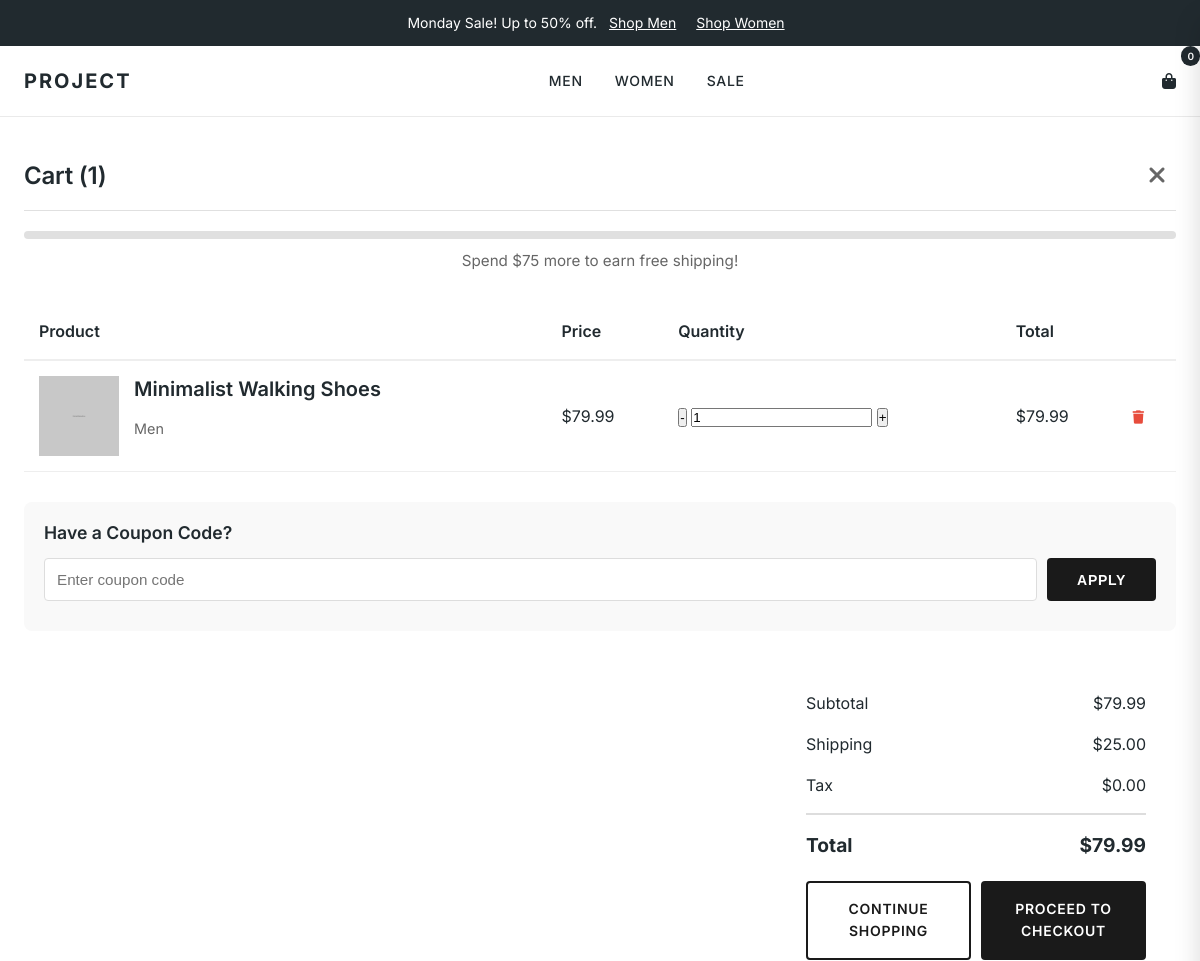
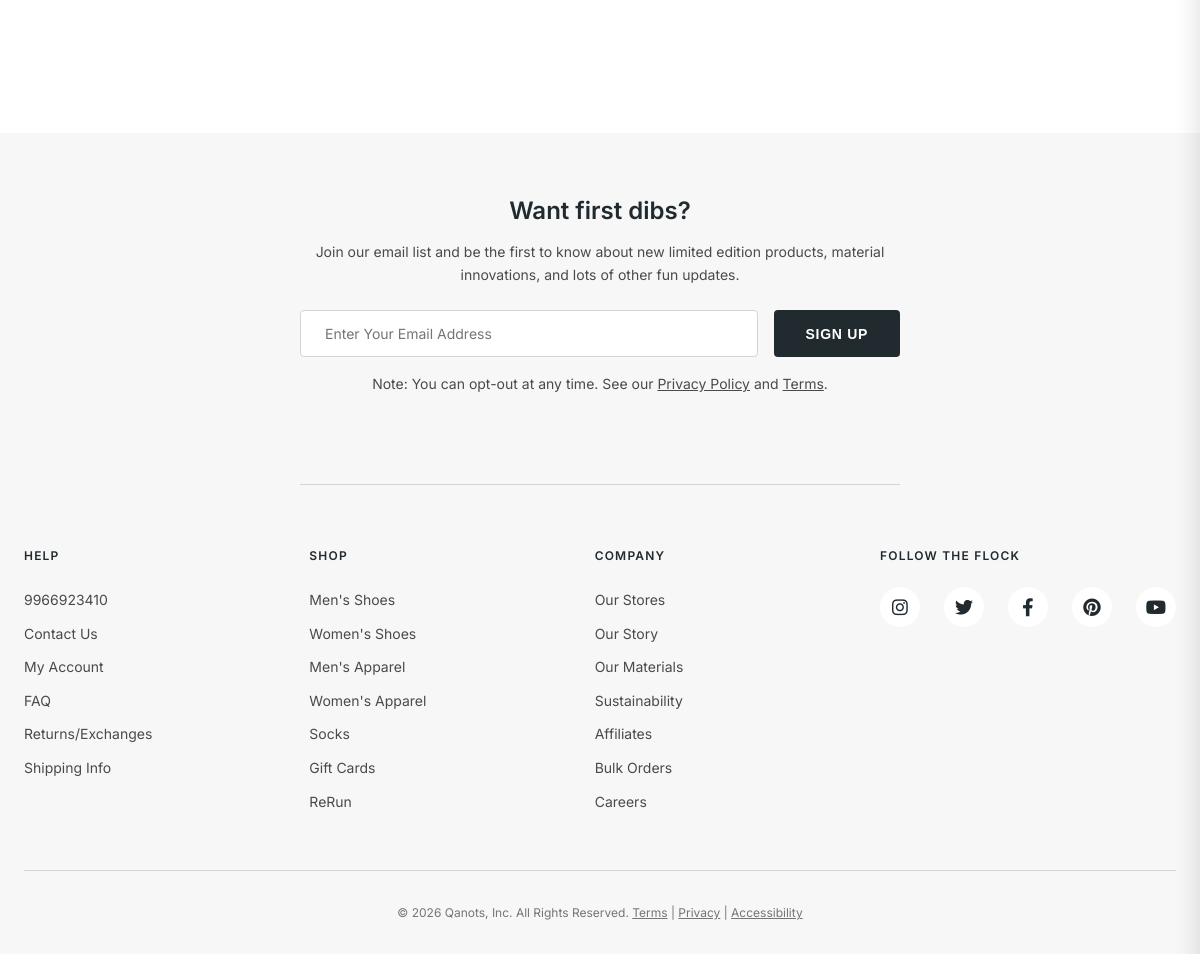
Page /cart/ (signed in) on the committed database (2 pictures, top to bottom).
### main/models.py (models this page shows, shortened)
class Cart(models.Model):
    user = models.ForeignKey(User, on_delete=models.CASCADE,null=True, blank=True)  # Optional for guests
    session_key = models.CharField(max_length=40, null=True, blank=True)  # For guest carts
    product = models.ForeignKey(Product, on_delete=models.CASCADE)
    quantity = models.PositiveIntegerField(default=1)
    size = models.CharField(max_length=10, blank=True)
    color = models.CharField(max_length=50, blank=True)
    created_at = models.DateTimeField(auto_now_add=True)

class Product(models.Model):
    name = models.CharField(max_length=200)
    description = models.TextField()
    price = models.DecimalField(max_digits=10, decimal_places=2)
    category = models.ForeignKey(Category, on_delete=models.CASCADE)
    image = models.ImageField(upload_to='products/')  # Main image
    featured = models.BooleanField(default=False)
    rating = models.FloatField(default=0.0)
    created_at = models.DateTimeField(auto_now_add=True)
    material = models.CharField(max_length=100, blank=True, help_text="e.g., Leather, Canvas, Mesh")
    sole_type = models.CharField(max_length=100, blank=True, help_text="e.g., Rubber, EVA")
    weight = models.CharField(max_length=50, blank=True, help_text="e.g., 250g per shoe")
    is_water_resistant = models.BooleanField(default=False)
    care_instructions = models.TextField(blank=True)

class Category(models.Model):
    name = models.CharField(max_length=100)
    slug = models.SlugField(unique=True)

### main/views.py (the view)
# urls.py: path('cart/', views.cart, name='cart'),
def cart(request):
    cart_items = get_cart_items(request)
    total = sum(item.product.price * item.quantity for item in cart_items)
    context = {
        'cart_items': cart_items,
        'total': total,
    }
    return render(request, 'cart.html', context)

### main/models.py (called while the page is built)
    @property
    def total_price(self):
        return self.product.price * self.quantity

### main/views.py (called while the page is built)
def get_cart_items(request):
    if request.user.is_authenticated:
        return Cart.objects.filter(user=request.user).select_related('product', 'product__category')
    else:
        if not request.session.session_key:
            request.session.create()
        session_key = request.session.session_key
        return Cart.objects.filter(session_key=session_key).select_related('product', 'product__category')

### main/templates/cart.html (shortened to what this page needs)
{% extends 'base.html' %}
{% load static %}
{% block extra_css %}
<link rel="stylesheet" href="/static/css/cart.css">
<link rel="stylesheet" href="/static/css/checkout.css">
{% endblock %}
{% block content %}
<section class="cart-section">
    <div class="container">
        <div class="cart-header">
            <h2>Cart ({{ cart_items|length }})</h2>
            <button class="cart-close-btn" onclick="window.history.back()">
                <i class="fas fa-times"></i>
            </button>
        </div>
        <div class="shipping-progress">
            <div class="progress-bar">
            </div>
            <p class="progress-text">Spend $75 more to earn free shipping!</p>
        </div>
        <div class="cart-container">
            {% if cart_items %}
            <table class="cart-table">
                <thead>
                    <tr>
                        <th>Product</th>
                        <th>Price</th>
                        <th>Quantity</th>
                        <th>Total</th>
                        <th></th>
                    </tr>
                </thead>
                <tbody>
                    {% for item in cart_items %}
                    <tr>
                        <td>
                            <div style="display: flex; align-items: center;">
                                <div class="cart-item-img"
                                    style="background-color: #f8f8f8; display: flex; align-items: center; justify-content: center;">
                                    {% if item.product.image %}
                                    <img src="{{ item.product.image.url }}" alt="{{ item.product.name }}"
                                        style="max-width: 100%; max-height: 100%;">
                                    {% else %}
                                    <i class="fas fa-ring" style="font-size: 2rem; color: var(--primary);"></i>
                                    {% endif %}
                                </div>
                                <div style="margin-left: 15px;">
                                    <h4>{{ item.product.name }}</h4>
                                    <p style="color: #666; font-size: 0.9rem;">{{ item.product.category.name }}</p>
                                </div>
                            </div>
                        </td>
                        <td>${{ item.product.price }}</td>
                        <td>
                            <div class="quantity-selector">
                                <button type="button" class="quantity-btn qty-decrease"
                                    data-product-id="{{ item.product.id }}" data-quantity="{{ item.quantity }}"
                                    data-size="{{ item.size|default:'' }}"
                                    data-color="{{ item.color|default:'' }}">-</button>
                                <input type="text" id="qty-{{ item.product.id }}-{{ item.size }}-{{ item.color }}"
                                    class="quantity-input" value="{{ item.quantity }}" readonly>
                                <button type="button" class="quantity-btn qty-increase"
                                    data-product-id="{{ item.product.id }}" data-quantity="{{ item.quantity }}"
                                    data-size="{{ item.size|default:'' }}"
                                    data-color="{{ item.color|default:'' }}">+</button>
                            </div>
                        </td>
                        <td>${{ item.total_price }}</td>
                        <td>
                            <button type="button" class="remove-cart-item" data-product-id="{{ item.product.id }}"
                                data-size="{{ item.size|default:'' }}" data-color="{{ item.color|default:'' }}"
                                style="border: none; background: none; cursor: pointer;">
                                <i class="fas fa-trash" style="color: #e74c3c;"></i>
                            </button>
                        </td>
                    </tr>
                    {% endfor %}
                </tbody>
            </table>
            <div class="coupon-section" style="margin: 30px 0; padding: 20px; background: #f9f9f9; border-radius: 8px;">
                <h3 style="margin: 0 0 15px; font-size: 1.1rem;">Have a Coupon Code?</h3>
                <div style="display: flex; gap: 10px;">
                    <input type="text" id="couponCode" placeholder="Enter coupon code"
                        style="flex: 1; padding: 12px; border: 1px solid #ddd; border-radius: 4px; font-size: 0.95rem;">
                    <button onclick="applyCoupon()" class="btn"
                        style="padding: 12px 30px; background: #1a1a1a; color: white; border: none; border-radius: 4px; cursor: pointer; font-weight: 600;">
                        APPLY
                    </button>
                </div>
            </div>
            <div class="cart-summary">
                <div class="summary-row">
                    <span>Subtotal</span>
                    <span>${{ total }}</span>
                </div>
                <div class="summary-row">
                    <span>Shipping</span>
                    <span>$25.00</span>
                </div>
                <div class="summary-row">
                    <span>Tax</span>
                    <span>$0.00</span>
                </div>
                <div class="summary-row summary-total">
                    <span>Total</span>
                    <span>${{ total }}</span>
                </div>
                <div style="display: flex; gap: 10px; margin-top: 20px;">
                    <a href="{% url 'products' %}" class="btn btn-secondary"
                        style="flex: 1; text-align: center; padding: 15px; background: white; color: #1a1a1a; border: 2px solid #1a1a1a; text-decoration: none; border-radius: 4px; font-weight: 600;">
                        CONTINUE SHOPPING
                    </a>
                    <a href="{% url 'checkout' %}" class="btn btn-primary"
                        style="flex: 1; text-align: center; padding: 15px; background: #1a1a1a; color: white; border: 2px solid #1a1a1a; text-decoration: none; border-radius: 4px; font-weight: 600;">
                        PROCEED TO CHECKOUT
                    </a>
                </div>
            </div>
            {% endif %}
        </div>
    </div>
</section>
{% endblock %}

### main/static/css/style.css (style rules this page uses)
:root { --color-white: #FFFFFF; --color-black: #212A2F; --color-gray-50: #F7F7F7; --color-gray-100: #EAEAEA; --color-gray-200: #D4D4D4; --color-gray-300: #9B9B9B; --color-gray-400: #757575; --color-gray-500: #4A4A4A; --color-earth-light: #F4F1EA; --color-earth-medium: #D4C5B0; --color-earth-dark: #8B7355; --color-green: #2D5016; --color-blue: #1E3A8A; --color-red: #DC2626; --font-primary: 'Inter', -apple-system, BlinkMacSystemFont, 'Segoe UI', sans-serif; --font-weight-light: 300; --font-weight-normal: 400; --font-weight-medium: 500; --font-weight-semibold: 600; --font-weight-bold: 700; --spacing-xs: 0.5rem; --spacing-sm: 1rem; --spacing-md: 1.5rem; --spacing-lg: 2rem; --spacing-xl: 3rem; --spacing-2xl: 4rem; --transition-fast: 0.2s ease; --transition-normal: 0.3s ease; --transition-slow: 0.5s ease; --radius-sm: 4px; --radius-md: 8px; --radius-lg: 12px; --shadow-sm: 0 1px 2px rgba(0, 0, 0, 0.05); --shadow-md: 0 4px 6px rgba(0, 0, 0, 0.07); --shadow-lg: 0 10px 15px rgba(0, 0, 0, 0.1); --shadow-xl: 0 20px 25px rgba(0, 0, 0, 0.15); }
* { margin: 0; padding: 0; box-sizing: border-box; }
html { font-size: 16px; scroll-behavior: smooth; }
body { font-family: var(--font-primary); font-weight: var(--font-weight-normal); color: var(--color-black); background-color: var(--color-white); line-height: 1.6; -webkit-font-smoothing: antialiased; -moz-osx-font-smoothing: grayscale; }
h1, h2, h3, h4, h5, h6 { font-weight: var(--font-weight-semibold); line-height: 1.2; margin-bottom: var(--spacing-sm); }
h2 { font-size: 2.5rem; letter-spacing: -0.01em; }
h3 { font-size: 1.75rem; }
h4 { font-size: 1.25rem; }
p { margin-bottom: var(--spacing-sm); }
.container { max-width: 1400px; margin: 0 auto; padding: 0 var(--spacing-md); }
.btn { display: inline-block; padding: 0.875rem 2rem; font-size: 0.875rem; font-weight: var(--font-weight-semibold); text-align: center; text-transform: uppercase; letter-spacing: 0.05em; border: none; border-radius: var(--radius-sm); cursor: pointer; transition: all var(--transition-normal); text-decoration: none; }
.btn-primary { background-color: var(--color-black); color: var(--color-white); }
.btn-secondary { background-color: var(--color-white); color: var(--color-black); border: 1px solid var(--color-black); }

### main/static/css/cart.css (style rules this page uses)
.cart-section { padding: 40px 0; min-height: 70vh; }
.cart-header { display: flex; justify-content: space-between; align-items: center; margin-bottom: 20px; padding-bottom: 15px; border-bottom: 1px solid #e0e0e0; }
.cart-header h2 { font-size: 1.5rem; font-weight: 600; margin: 0; }
.cart-close-btn { background: none; border: none; font-size: 1.5rem; cursor: pointer; color: #666; transition: color 0.3s ease; padding: 5px 10px; }
.shipping-progress { margin-bottom: 30px; }
.progress-bar { width: 100%; height: 8px; background-color: #e0e0e0; border-radius: 10px; overflow: hidden; margin-bottom: 10px; }
.progress-text { text-align: center; font-size: 0.95rem; color: #666; margin: 0; }
.cart-table { width: 100%; border-collapse: collapse; margin-bottom: 30px; }
.cart-table th { text-align: left; padding: 15px; border-bottom: 2px solid #eee; color: var(--secondary); font-weight: 600; }
.cart-table td { padding: 15px; border-bottom: 1px solid #eee; vertical-align: middle; }
.cart-item-img { width: 80px; height: 80px; border-radius: 8px; }
.cart-summary { background-color: var(--light); padding: 30px; border-radius: 8px; max-width: 400px; margin-left: auto; }
.summary-row { display: flex; justify-content: space-between; margin-bottom: 15px; font-size: 1rem; }
.summary-total { font-weight: 700; font-size: 1.2rem; border-top: 2px solid #ddd; padding-top: 15px; margin-top: 15px; }

### rows in the picture
Cart: product.image (picture), product.name "Minimalist Walking Shoes", product.category.name "Men", product.price "79.99", quantity "1", total_price "79.99"

### other values in the picture
{{ cart_items|length }} "1"
{{ total }} "79.99"
